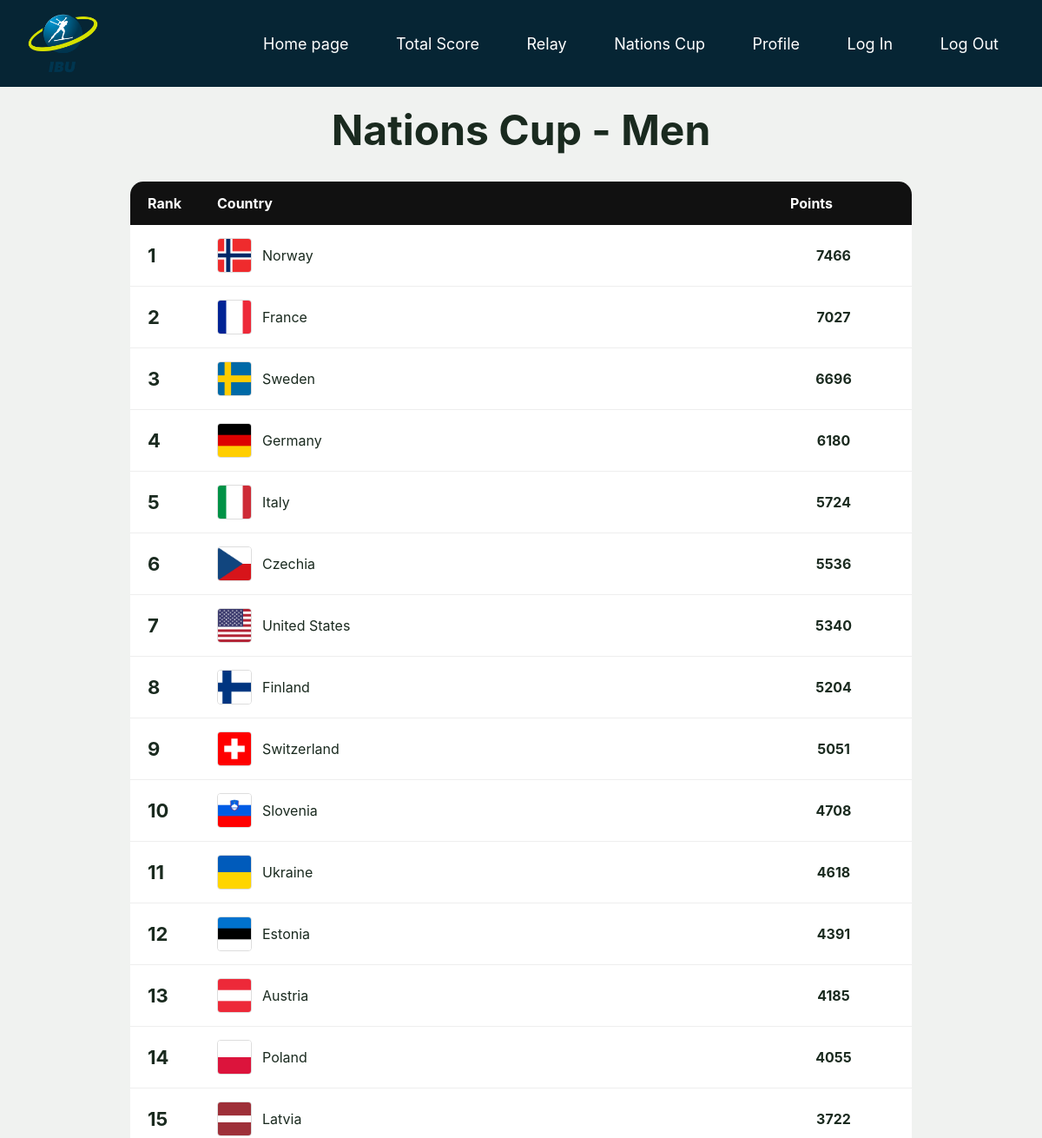
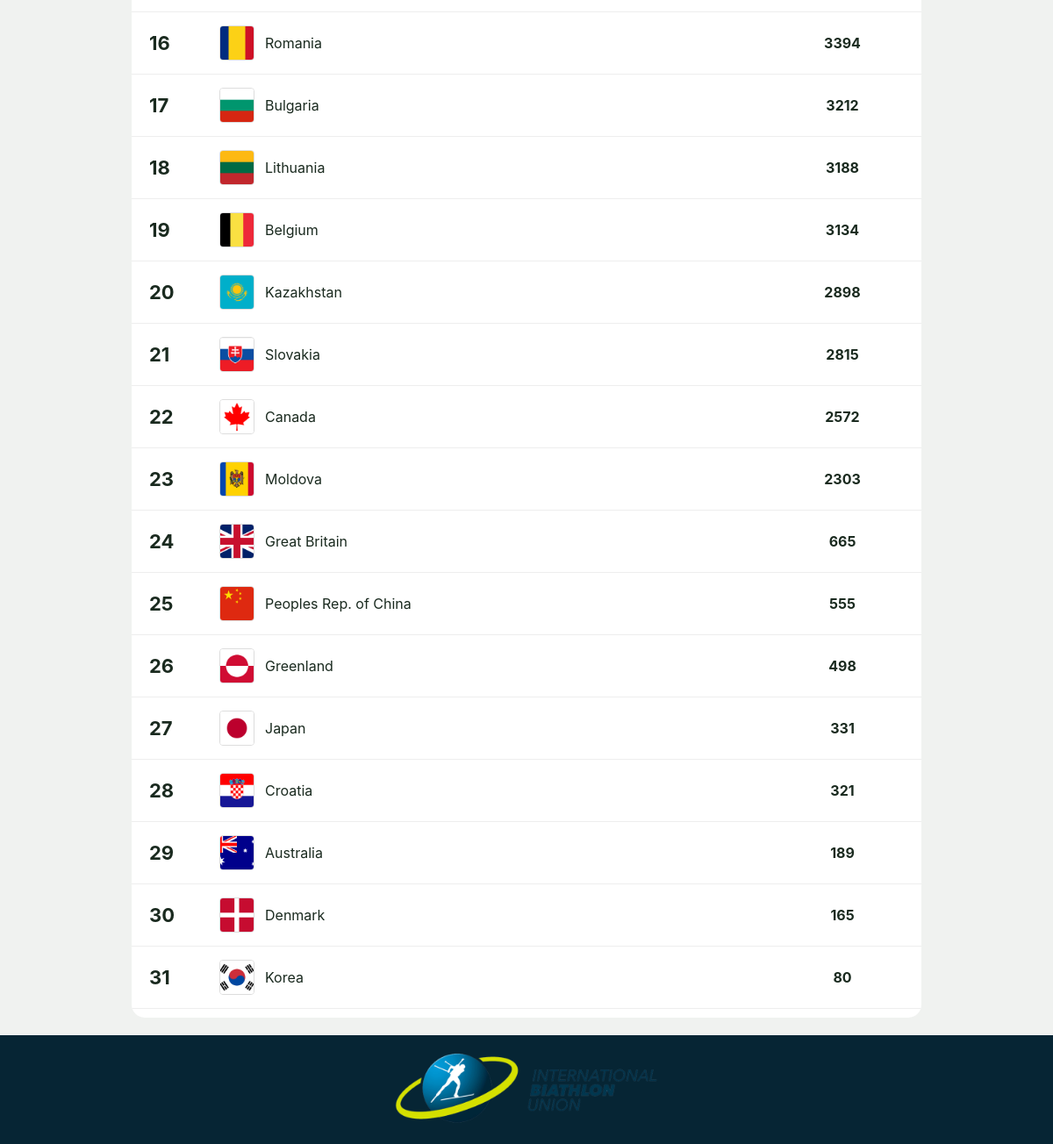
Screenshot of /valstu/1 with the database file from the repository (2 pictures, top to bottom).
### tables this page shows
CREATE TABLE Gender (
	id INTEGER NOT NULL PRIMARY KEY AUTOINCREMENT,
	Gender TEXT NOT NULL
, Picture TEXT);

CREATE TABLE Nations (
	id INTEGER NOT NULL PRIMARY KEY AUTOINCREMENT,
	Country_id INTEGER NOT NULL,
	Discipline_id INTEGER NOT NULL,
	Gender_id INTEGER NOT NULL,
	Points INTEGER NOT NULL,
	CONSTRAINT Nations_Country_FK FOREIGN KEY (Country_id) REFERENCES Country(id),
	CONSTRAINT Nations_discipline_FK FOREIGN KEY (Discipline_id) REFERENCES discipline(id),
	CONSTRAINT Nations_Gender_FK FOREIGN KEY (Gender_id) REFERENCES Gender(id)
);

CREATE TABLE Country (
	id INTEGER NOT NULL PRIMARY KEY AUTOINCREMENT,
	Country TEXT NOT NULL,
	Flag TEXT NOT NULL
);

### app.py (the view)
@app.route("/valstu/<int:gender_id>")
def nation_show(gender_id):
    conn = get_db_connection()
    Cup = conn.execute(
        """
        SELECT Nations.*, Country.Flag AS flag, Country.Country as country, Gender.Gender AS gender
        FROM Nations
        LEFT JOIN Country ON Nations.Country_id = Country.id
        LEFT JOIN Gender ON Nations.Gender_id = Gender.id
        WHERE Nations.Gender_id = ? AND Nations.Discipline_id = 3
        """,
        (gender_id,),
    ).fetchall()
    conn.close()
    return render_template("nation_show.html", Cup=Cup)

### app.py (called while the page is built)
def get_db_connection():
    db = Path(__file__).parent / "data.db"
    conn = sqlite3.connect(db)
    conn.row_factory = sqlite3.Row
    return conn

### templates/nation_show.html (shortened to what this page needs)
{% extends "base.html" %}
{% block content %}
<h1 class="page-title">
    Nations Cup - {{ Cup[0]['gender'] }}
</h1>
<div class="relay-container">
    <div class="gender2-show relay-style">
        <div class="table-head">
            <div>Rank</div>
            <div>Country</div>
            <div>Points</div>
        </div>
        {% for Nations in Cup %}
        <div class="row">
            <div class="rank">
                {{ loop.index }}
            </div>
            <div class="flag2">
                <img class="photo" src="{{ url_for('static', filename='images/Flags/' ~ Nations['flag']) }}" alt="{{ Nations['country'] }}">
                <span class="name">{{ Nations["country"] }}</span>
            </div>
            <div class="points">
                {{ Nations["Points"] }}
            </div>
        </div>
        {% endfor %}
    </div>
</div>
{% endblock %}

### static/style.css (style rules this page uses)
body { font-family: 'Inter', sans-serif; background: #f0f2f0; color: #1a2a1f; }
h1 { text-align: center; font-size: x-large; }
.gender2-show { max-width:900px; margin:auto; background:white; border-radius:15px; overflow:hidden; padding-bottom:10px; }
.table-head, .row { display:grid; grid-template-columns:80px 1fr 100px 120px; align-items:center; padding:15px 20px; }
.table-head { background:#111; color:white; font-weight:bold; }
.row { border-bottom:1px solid #eee; }
.photo { width:45px; height:45px; border-radius:50%; object-fit:cover; }
.flag2 { display:flex; align-items:center; gap:12px; }
.rank { font-size:22px; font-weight:bold; }
.points { font-weight:bold; }
.relay-style .table-head, .relay-style .row { grid-template-columns: 80px 1fr 120px; }
.relay-style .photo { border-radius: 4px; height: 40px; width: 40px; border: 1px solid #ddd; }
.relay-style .points { text-align: center; padding-right: 20px; }
.page-title { margin-bottom: 20px; padding-bottom: 10px; font-size: xxx-large; }
* { margin: 0; padding: 0; box-sizing: border-box; }

### rows the page displays
Gender: Gender "Men"
Nations: Country (picture), country "Norway", Points "7466"
Nations: Country (picture), country "France", Points "7027"
Nations: Country (picture), country "Sweden", Points "6696"
Nations: Country (picture), country "Germany", Points "6180"
Nations: Country (picture), country "Italy", Points "5724"
Nations: Country (picture), country "Czechia", Points "5536"
Nations: Flag (picture), country "United States", Points "5340"
Nations: Country (picture), country "Finland", Points "5204"
Nations: Country (picture), country "Switzerland", Points "5051"
Nations: Country (picture), country "Slovenia", Points "4708"
Nations: Country (picture), country "Ukraine", Points "4618"
Nations: Country (picture), country "Estonia", Points "4391"
Nations: Country (picture), country "Austria", Points "4185"
Nations: Country (picture), country "Poland", Points "4055"
Nations: Country (picture), country "Latvia", Points "3722"
Nations: Country (picture), country "Romania", Points "3394"
Nations: Country (picture), country "Bulgaria", Points "3212"
Nations: Country (picture), country "Lithuania", Points "3188"
Nations: Country (picture), country "Belgium", Points "3134"
Nations: Country (picture), country "Kazakhstan", Points "2898"
Nations: Country (picture), country "Slovakia", Points "2815"
Nations: Country (picture), country "Canada", Points "2572"
Nations: Country (picture), country "Moldova", Points "2303"
Nations: Flag (picture), country "Great Britain", Points "665"
Nations: Flag (picture), country "Peoples Rep. of China", Points "555"
Nations: Country (picture), country "Greenland", Points "498"
Nations: Country (picture), country "Japan", Points "331"
Nations: Country (picture), country "Croatia", Points "321"
Nations: Country (picture), country "Australia", Points "189"
Nations: Country (picture), country "Denmark", Points "165"
Nations: Country (picture), country "Korea", Points "80"
